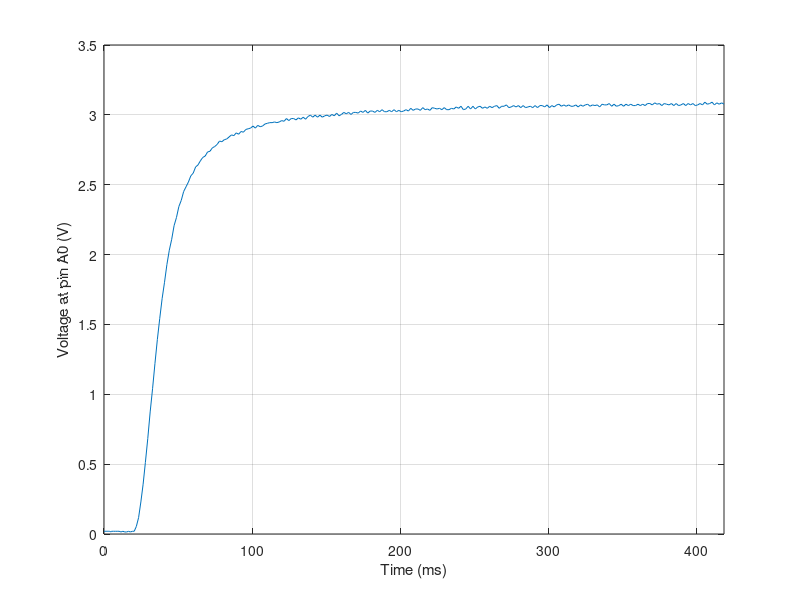

Source code (MATLAB):
data = dlmread('step_response.csv', ',');
data = data(2:end,:);    % get read of first line
data(:,1) = data(:,1) - data(1);    % subtract initial time from time collumn
data(:,1) = data(:,1)/1000;    % convert from us to ms
data(:,2) = data(:,2)/1024*5;  % convert from PWM to Volt

%plot(data(:,1), data(:,2), data(:,1), data(:,3))
plot(data(:,1), data(:,2))
xlabel('Time (ms)');
ylabel('Voltage at pin A0 (V)');
axis([0, data(end,1)]);
grid on
print('step_response', '-depsc2', '-mono', '-tight');
